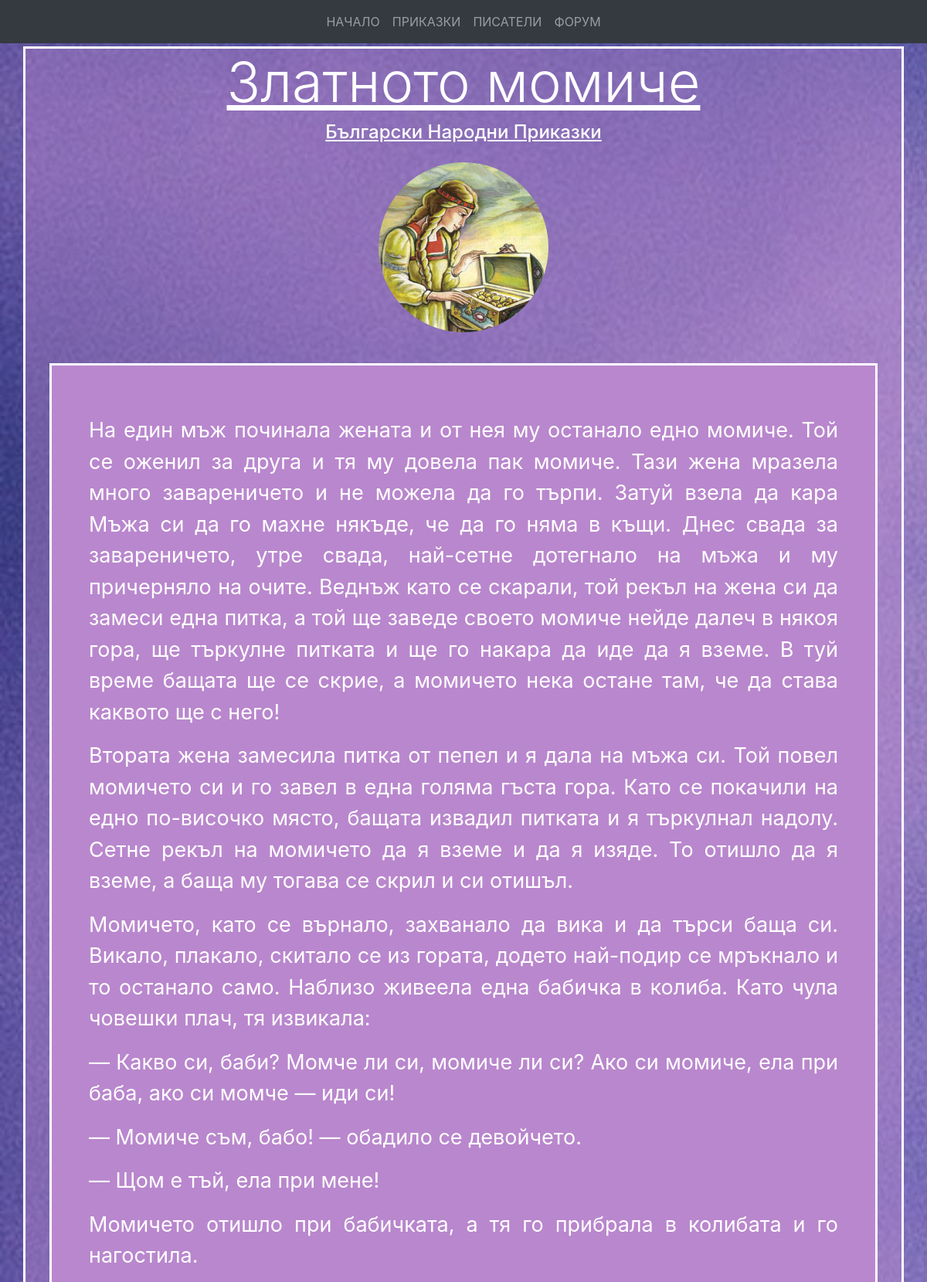
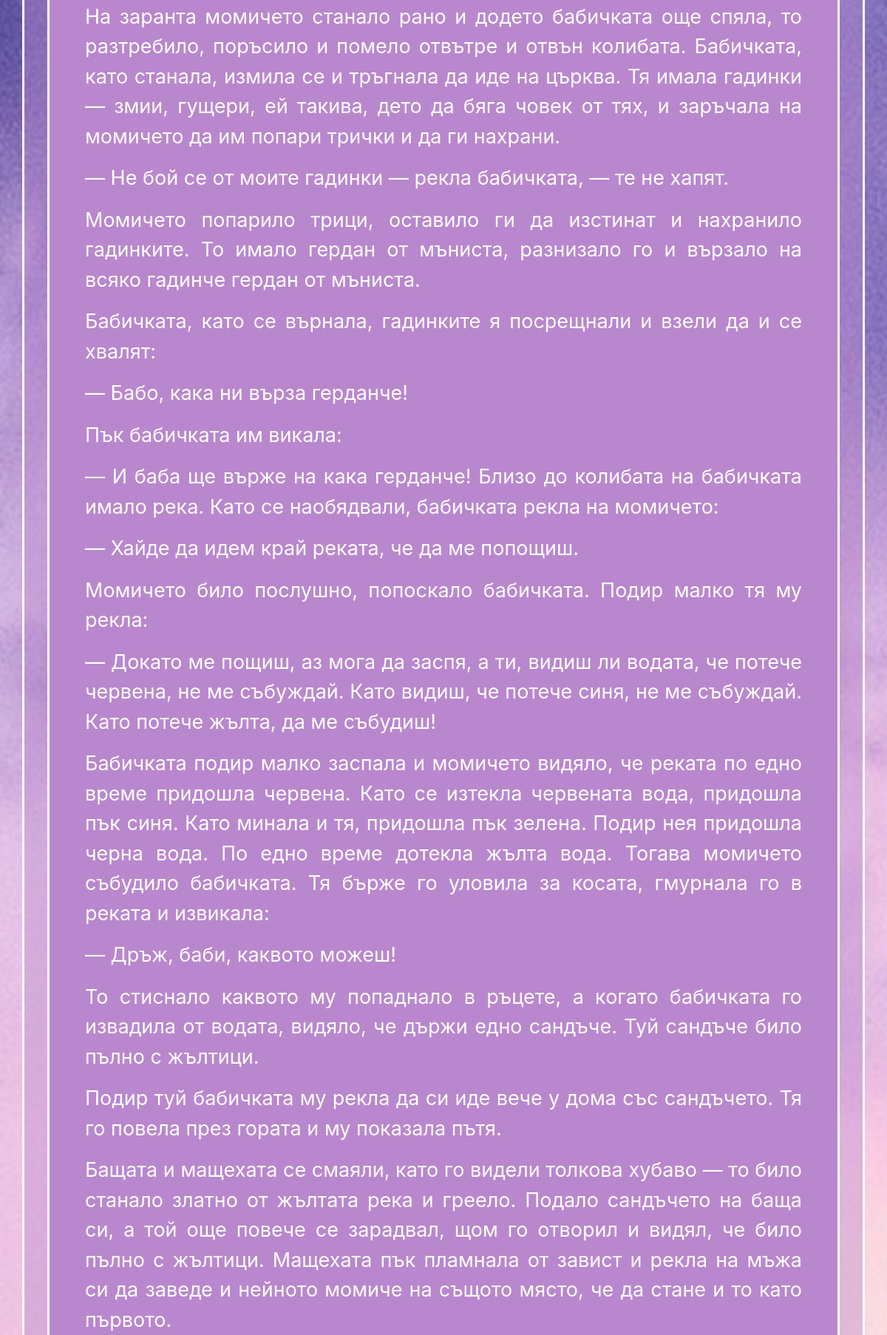
/4 (upper part), run on the app's committed database (2 pictures, top to bottom).
### website/models.py (models this page shows, shortened)
class FairyTale(models.Model):
    id = models.BigAutoField(primary_key=True)
    title = models.CharField(max_length=256)
    author = models.ForeignKey(Author, on_delete=models.CASCADE)
    content = RichTextField(blank=True, null=True)
    image = models.ImageField(null=True, blank=True)
    times_read = models.IntegerField(default=1)

class Author(models.Model):
    id = models.BigAutoField(primary_key=True)
    name = models.CharField(max_length=64)
    nationality = models.CharField(max_length=32)
    date_of_birth = models.DateField()
    date_of_death = models.DateField()
    biography = RichTextField(blank=True, null=True)
    def __str__(self):
        return f"{self.name}"

### website/views.py (the view)
# urls.py: path('<int:id>', views.content, name='content'),
def content(request, id):
    tale = get_object_or_404(FairyTale, pk=id)
    return render(request, "website/content.html",
                  {"tale": tale})

### website/templates/website/content.html (shortened to what this page needs)
{% load static %}
<html>
<head>
    <link rel="stylesheet" href="{% static 'website/style.css' %}">
    <link rel="stylesheet" href="https://stackpath.bootstrapcdn.com/bootstrap/4.3.1/css/bootstrap.min.css"
>
</head>
<body>
<nav class="navbar navbar-expand-lg navbar-dark bg-dark">
    <div class="collapse d-flex justify-content-center navbar-collapse" id="navbarNavAltMarkup">
        <div class="navbar-nav">
            <a class="nav-item nav-link" href="{% url 'home' %}">НАЧАЛО</a>
            <a class="nav-item nav-link" href="{% url 'tales' %}">ПРИКАЗКИ</a>
            <a class="nav-item nav-link" href="{% url 'authors' %}">ПИСАТЕЛИ</a>
            <a class="nav-item nav-link" href="{% url 'forum' %}">ФОРУМ</a>
        </div>
    </div>
</nav>
<div class="container border-white bg-reading-notsolid mt-1 text-white">
    <div>
        <h2 class="display-3 text-center underlined">{{tale.title}}</h2>
        <h4 class="display-5 text-center underlined">{{tale.author}}</h4>
        <div class="text-center mt-4">
            <img class="bd-placeholder-img rounded-circle" height="220px" width="220px"
                 src="{{tale.image.url}}">
        </div>
        <br>
        <div class="m-3 bg-reading-solid border-white fs-27 text-justify p-5">
            <p>{{tale.content|safe}}</p>
        </div>
    </div>
</div>
</body>
</html>

### website/static/website/style.css (style rules this page uses)
html { font-family: -apple-system, BlinkMacSystemFont, 'Segoe UI', Roboto, Oxygen, Ubuntu, Cantarell, 'Open Sans', 'Helvetica Neue', sans-serif; }
body { background-image: url("images/bg-img.jpg"); background-repeat: no-repeat; background-size: cover; }
.border-white { border: solid 3px #fff; }
.underlined { text-decoration: underline; }
.bg-reading-solid { background-color: rgba(185, 135, 205); }
.bg-reading-notsolid { background-color: rgba(185, 135, 205, 0.4); }
.fs-27 { font-size: 27px; }

### data on the page
FairyTale: title "Златното момиче", author "Български Народни Приказки", image (picture), content "На един мъж починала жената и от нея му останало едно момиче. Той се оженил за друга и тя му довела пак момиче. Тази жена мразела много завареничето и не можела да го търпи. Затуй взела да кара Мъжа си да го махне някъде, че да го няма в къщи. Днес свада за завареничето, утре свада, най-сетне дотегнало на мъжа и му причерняло на очите. Веднъж като се скарали, той рекъл на жена си да замеси една питка, а той ще заведе своето момиче нейде далеч в някоя гора, ще търкулне питката и ще го накара да иде да я вземе. В туй време бащата ще се скрие, а момичето нека остане там, че да става каквото ще с него! Втората жена замесила питка от пепел и я дала на мъжа си. Той повел момичето си и го завел в…"
